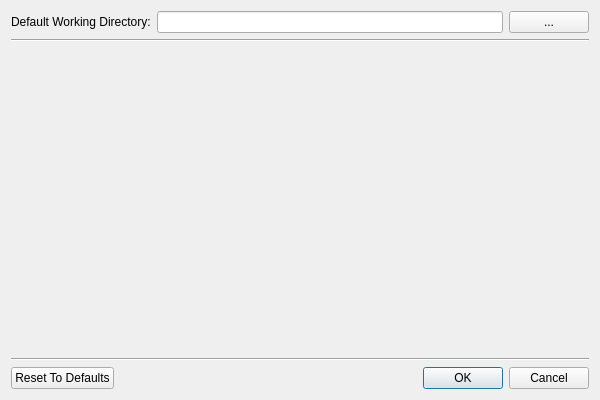
<?xml version="1.0" encoding="UTF-8"?>
<ui version="4.0">
 <class>GrogSettings</class>
 <widget class="QDialog" name="GrogSettings">
  <property name="geometry">
   <rect>
    <x>0</x>
    <y>0</y>
    <width>600</width>
    <height>400</height>
   </rect>
  </property>
  <property name="windowTitle">
   <string>Global Settings</string>
  </property>
  <layout class="QVBoxLayout" name="verticalLayout">
   <item>
    <layout class="QHBoxLayout" name="horizontalLayout">
     <item>
      <widget class="QLabel" name="label">
       <property name="text">
        <string>Default Working Directory:</string>
       </property>
      </widget>
     </item>
     <item>
      <widget class="QLineEdit" name="lineEdit"/>
     </item>
     <item>
      <widget class="QPushButton" name="pushButton">
       <property name="text">
        <string>...</string>
       </property>
      </widget>
     </item>
    </layout>
   </item>
   <item>
    <widget class="Line" name="line">
     <property name="orientation">
      <enum>Qt::Horizontal</enum>
     </property>
    </widget>
   </item>
   <item>
    <layout class="QGridLayout" name="gridLayout"/>
   </item>
   <item>
    <spacer name="verticalSpacer">
     <property name="orientation">
      <enum>Qt::Vertical</enum>
     </property>
     <property name="sizeHint" stdset="0">
      <size>
       <width>20</width>
       <height>40</height>
      </size>
     </property>
    </spacer>
   </item>
   <item>
    <widget class="Line" name="line_2">
     <property name="orientation">
      <enum>Qt::Horizontal</enum>
     </property>
    </widget>
   </item>
   <item>
    <layout class="QHBoxLayout" name="horizontalLayout_2">
     <item>
      <widget class="QPushButton" name="pushButtonReset">
       <property name="text">
        <string>Reset To Defaults</string>
       </property>
      </widget>
     </item>
     <item>
      <spacer name="horizontalSpacer">
       <property name="orientation">
        <enum>Qt::Horizontal</enum>
       </property>
       <property name="sizeHint" stdset="0">
        <size>
         <width>40</width>
         <height>20</height>
        </size>
       </property>
      </spacer>
     </item>
     <item>
      <widget class="QDialogButtonBox" name="buttonBox">
       <property name="orientation">
        <enum>Qt::Horizontal</enum>
       </property>
       <property name="standardButtons">
        <set>QDialogButtonBox::Cancel|QDialogButtonBox::Ok</set>
       </property>
      </widget>
     </item>
    </layout>
   </item>
  </layout>
 </widget>
 <tabstops>
  <tabstop>pushButtonReset</tabstop>
  <tabstop>buttonBox</tabstop>
  <tabstop>lineEdit</tabstop>
  <tabstop>pushButton</tabstop>
 </tabstops>
 <resources/>
 <connections>
  <connection>
   <sender>buttonBox</sender>
   <signal>accepted()</signal>
   <receiver>GrogSettings</receiver>
   <slot>accept()</slot>
   <hints>
    <hint type="sourcelabel">
     <x>222</x>
     <y>234</y>
    </hint>
    <hint type="destinationlabel">
     <x>157</x>
     <y>249</y>
    </hint>
   </hints>
  </connection>
  <connection>
   <sender>buttonBox</sender>
   <signal>rejected()</signal>
   <receiver>GrogSettings</receiver>
   <slot>reject()</slot>
   <hints>
    <hint type="sourcelabel">
     <x>290</x>
     <y>240</y>
    </hint>
    <hint type="destinationlabel">
     <x>286</x>
     <y>249</y>
    </hint>
   </hints>
  </connection>
 </connections>
</ui>
